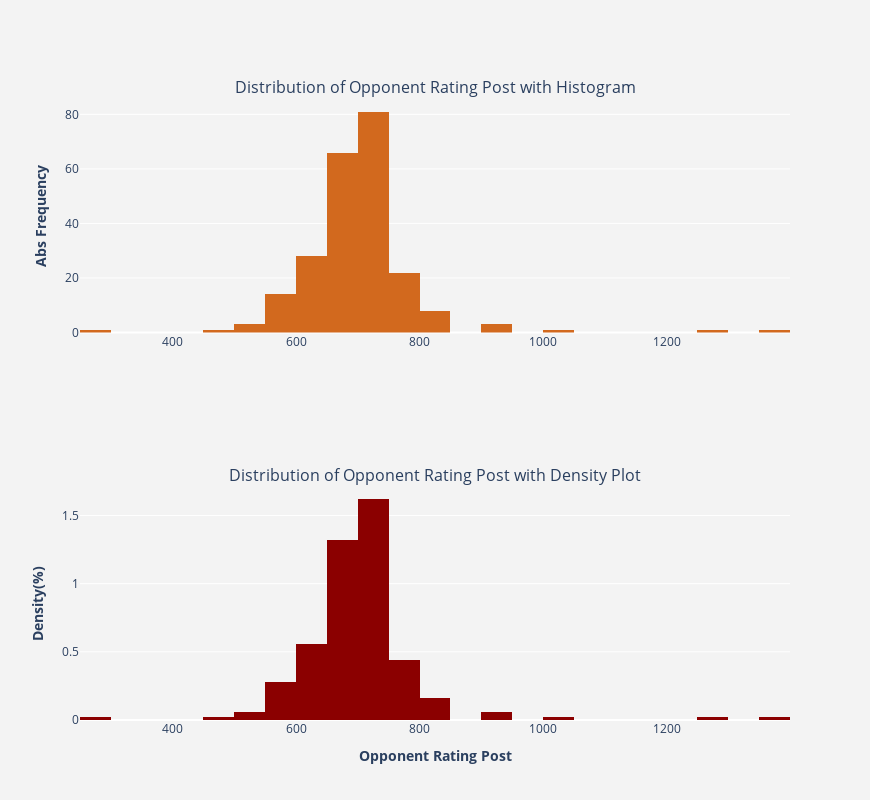
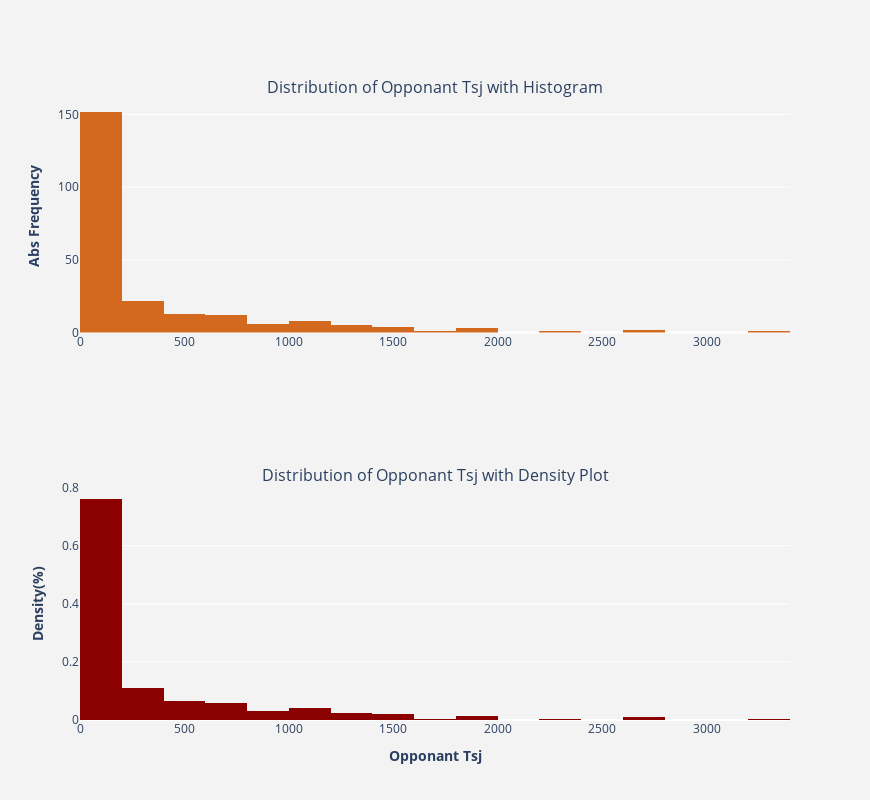

Notebook source saved alongside these figures, in order:
### Markdown cell above
## Visualisation - Numeric Variables

### Code cell
#from visualisation_functions import plotHistogram
plotHistogram(game_data['opponent_rating_post'])

plotHistogram(game_data['opponant_tsj'])

### Figure 1 — Plotly figure (JSON) as saved in the notebook; plotly's stock layout.template omitted (floating-point values rounded to 4 significant figures; data arrays with more than 128 entries replaced by an {"elided": "..."} marker saying what was removed)
{"data": [{"hoverinfo": "x+y", "marker": {"color": "chocolate"}, "type": "histogram", "x": {"elided": "230 int values"}, "xaxis": "x", "yaxis": "y"}, {"histnorm": "density", "hoverinfo": "x+y", "marker": {"color": "darkred"}, "type": "histogram", "x": {"elided": "230 int values"}, "xaxis": "x2", "yaxis": "y2"}], "layout": {"annotations": [{"font": {"size": 16}, "showarrow": false, "text": "Distribution of Opponent Rating Post with Histogram", "x": 0.5, "xanchor": "center", "xref": "paper", "y": 1, "yanchor": "bottom", "yref": "paper"}, {"font": {"size": 16}, "showarrow": false, "text": "Distribution of Opponent Rating Post with Density Plot", "x": 0.5, "xanchor": "center", "xref": "paper", "y": 0.375, "yanchor": "bottom", "yref": "paper"}], "height": 800, "hovermode": "closest", "paper_bgcolor": "rgb(243, 243, 243)", "plot_bgcolor": "rgb(243, 243, 243)", "showlegend": false, "width": 870, "xaxis": {"anchor": "y", "domain": [0, 1]}, "xaxis2": {"anchor": "y2", "domain": [0, 1], "title": {"text": "<b>Opponent Rating Post</b>"}}, "yaxis": {"anchor": "x", "domain": [0.625, 1], "title": {"text": "<b>Abs Frequency</b>"}}, "yaxis2": {"anchor": "x2", "domain": [0, 0.375], "title": {"text": "<b>Density(%)</b>"}}}}

### Figure 2 — Plotly figure (JSON) as saved in the notebook; plotly's stock layout.template omitted (floating-point values rounded to 4 significant figures; data arrays with more than 128 entries replaced by an {"elided": "..."} marker saying what was removed)
{"data": [{"hoverinfo": "x+y", "marker": {"color": "chocolate"}, "type": "histogram", "x": {"elided": "230 int values"}, "xaxis": "x", "yaxis": "y"}, {"histnorm": "density", "hoverinfo": "x+y", "marker": {"color": "darkred"}, "type": "histogram", "x": {"elided": "230 int values"}, "xaxis": "x2", "yaxis": "y2"}], "layout": {"annotations": [{"font": {"size": 16}, "showarrow": false, "text": "Distribution of Opponant Tsj with Histogram", "x": 0.5, "xanchor": "center", "xref": "paper", "y": 1, "yanchor": "bottom", "yref": "paper"}, {"font": {"size": 16}, "showarrow": false, "text": "Distribution of Opponant Tsj with Density Plot", "x": 0.5, "xanchor": "center", "xref": "paper", "y": 0.375, "yanchor": "bottom", "yref": "paper"}], "height": 800, "hovermode": "closest", "paper_bgcolor": "rgb(243, 243, 243)", "plot_bgcolor": "rgb(243, 243, 243)", "showlegend": false, "width": 870, "xaxis": {"anchor": "y", "domain": [0, 1]}, "xaxis2": {"anchor": "y2", "domain": [0, 1], "title": {"text": "<b>Opponant Tsj</b>"}}, "yaxis": {"anchor": "x", "domain": [0.625, 1], "title": {"text": "<b>Abs Frequency</b>"}}, "yaxis2": {"anchor": "x2", "domain": [0, 0.375], "title": {"text": "<b>Density(%)</b>"}}}}
